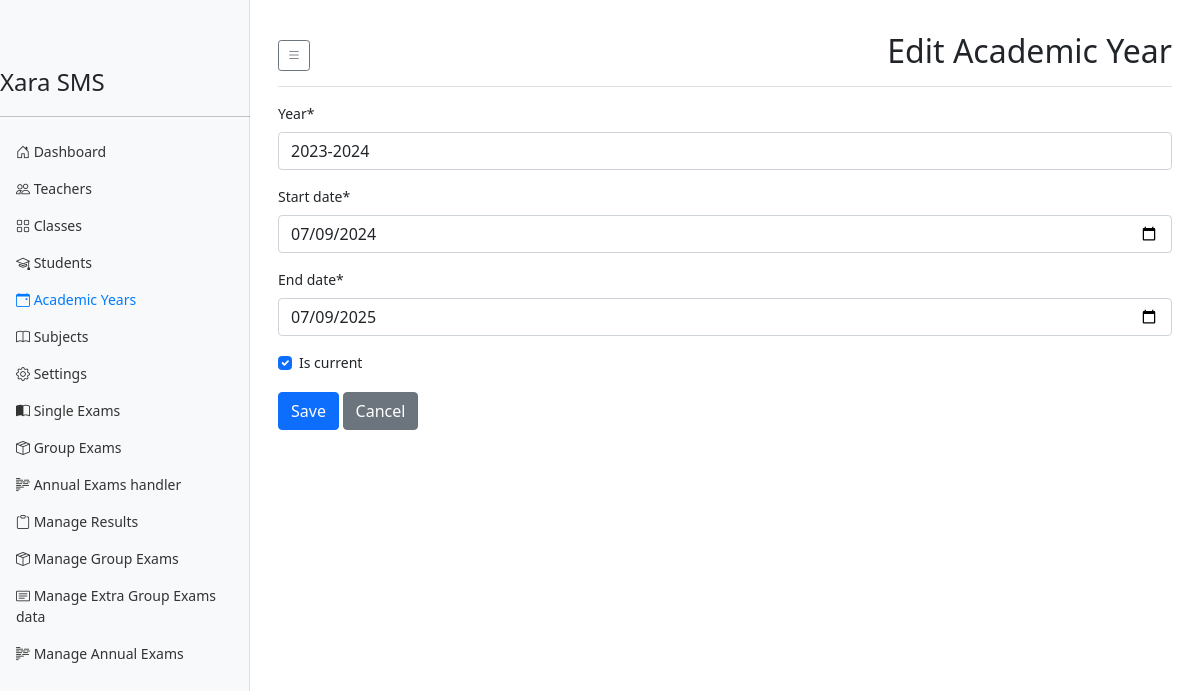
The app's page /users/academic-years/1/edit/ (signed in) with its own data.
### result_system/models.py (models this page shows, shortened)
class AcademicYear(models.Model):
    school = models.ForeignKey(School, on_delete=models.CASCADE, related_name='academic_years')
    year = models.CharField(max_length=9)  # e.g., "2023-2024"
    start_date = models.DateField()
    end_date = models.DateField()
    is_current = models.BooleanField(default=False)
    class Meta:
        unique_together = ('school', 'year')
        indexes = [
            models.Index(fields=['school', 'is_current']),
        ]

### users/views.py (the view, shortened to what this page needs)
# urls.py: path('academic-years/<int:pk>/edit/', AcademicYearUpdateView.as_view(), name='academic_year_edit'),
class AcademicYearUpdateView(SecretaryRequiredMixin, UpdateView):
    model = AcademicYear
    form_class = AcademicYearForm
    template_name = 'users/academic_year_form.html'
    success_url = reverse_lazy('academic_year_list')
    def get_form_kwargs(self):
        kwargs = super().get_form_kwargs()
        kwargs['school'] = self.request.user.school
        return kwargs

### users/forms.py (shortened to what this page needs)
class AcademicYearForm(forms.ModelForm):
    class Meta:
        model = AcademicYear
        fields = ['year', 'start_date', 'end_date', 'is_current']
        widgets = {
            'start_date': forms.DateInput(attrs={'type': 'date'}),
            'end_date': forms.DateInput(attrs={'type': 'date'}),
        }
    def __init__(self, *args, **kwargs):
        self.school = kwargs.pop('school', None)
        super().__init__(*args, **kwargs)

### users/mixins.py (called while the page is built)
    def dispatch(self, request, *args, **kwargs):
        if not request.user.is_authenticated or request.user.user_type != 'S':
            raise PermissionDenied
        return super().dispatch(request, *args, **kwargs)

### templates/users/academic_year_form.html (shortened to what this page needs)
{% extends "users/dashboard_base.html" %}
{% load crispy_forms_tags %}
{% block page_title %}{% if form.instance.pk %}Edit{% else %}Add{% endif %} Academic Year{% endblock %}
{% block dashboard_content %}
<form method="post">
    {{ form|crispy }}
    <button type="submit" class="btn btn-primary">Save</button>
    <a href="{% url 'academic_year_list' %}" class="btn btn-secondary">Cancel</a>
</form>
{% endblock dashboard_content %}

### templates/users/dashboard_base.html (style rules this page uses)
body { font-size: .875rem; }

### records on screen
AcademicYear: year "2023-2024", start_date "07/09/2024", end_date "07/09/2025", is_current "☑"
